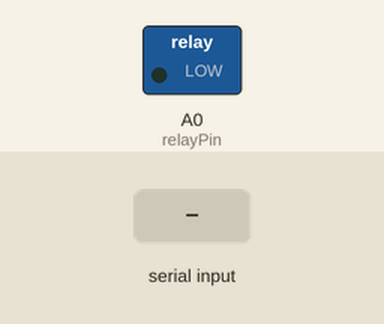
The sketch below on a simulated Arduino Uno, built with avr-gcc and run on an emulated ATmega328P. Parts: switched loads named in the sketch (green lamp = pin HIGH). The inputs (shaded band) are chosen by the test bench. What the sketch prints to the serial monitor is not drawn.

Above: at 1.2 s.
1.3 s: "1" received over Serial
At 2.5 s:
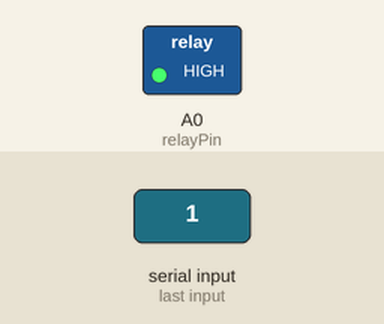
2.8 s: "0" received over Serial
At 3.7 s:
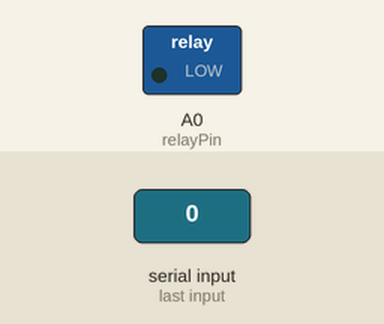
Timing chart, 0 to 5.8 s (numbered marks = the images above; inputs shaded):
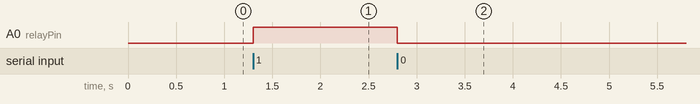

Measured:
- after the input at 1.3 s, A0 (relayPin): LOW → HIGH at once
- after the input at 2.8 s, A0 (relayPin): HIGH → LOW at once

The sketch:

relay_remote.ino
```cpp
// relay_remote
int relayPin = A0;

void setup()
{
  Serial.begin(9600);
  Serial.println("1=On, 0=Off");
  pinMode(relayPin, OUTPUT);
}

void loop()
{
  if (Serial.available())
  {
     char ch = Serial.read();
     if (ch == '1')
     {
       digitalWrite(relayPin, HIGH);
     }
     else if (ch == '0')
     {
       digitalWrite(relayPin, LOW);
     }
  }
}
```
